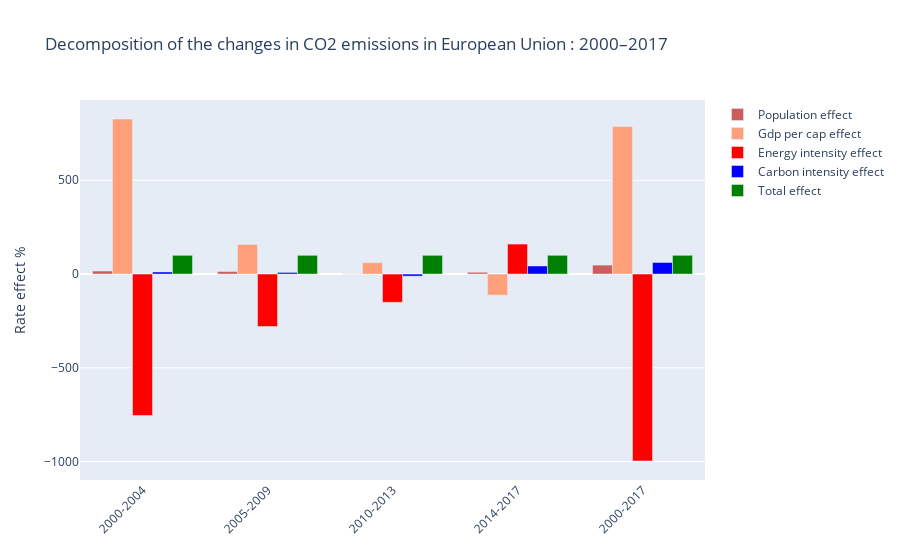

Notebook code for this chart:
### Markdown cell above
## VISUALIZATION

### Code cell
import plotly.graph_objects as go

months = ['2000-2004', '2005-2009', '2010-2013', '2014-2017', '2000-2017']

fig = go.Figure()

fig.add_trace(go.Bar(x=months, y=lmdi_var['pop effect'], name='Population effect',
                     marker_color='indianred'))
fig.add_trace(go.Bar(x=months, y=lmdi_var['gdp cap effect'], name='Gdp per cap effect',
                     marker_color='lightsalmon'))
fig.add_trace(go.Bar(x=months, y=lmdi_var['energy intensity effect'], name='Energy intensity effect',
                     marker_color='Red'))
fig.add_trace(go.Bar(x=months, y=lmdi_var['carbon intensity effect'], name='Carbon intensity effect',
                     marker_color='Blue'))
fig.add_trace(go.Bar(x=months, y=lmdi_var['total effect'], name='Total effect',
                     marker_color='Green'))

fig.update_yaxes(title_text="Rate effect %")
fig.update_layout(barmode='group', xaxis_tickangle=-45,
                  title ="Decomposition of the changes in CO2 emissions in European Union : 2000–2017")
fig.show()

### Figure 1 — Plotly figure (JSON) as saved in the notebook; plotly's stock layout.template omitted (floating-point values rounded to 4 significant figures)
{"data": [{"marker": {"color": "indianred"}, "name": "Population effect", "type": "bar", "x": ["2000-2004", "2005-2009", "2010-2013", "2014-2017", "2000-2017"], "y": [16.1, 13.45, 1.108, 9.503, 47.77]}, {"marker": {"color": "lightsalmon"}, "name": "Gdp per cap effect", "type": "bar", "x": ["2000-2004", "2005-2009", "2010-2013", "2014-2017", "2000-2017"], "y": [826.8, 157.8, 60.81, -112.6, 787.3]}, {"marker": {"color": "Red"}, "name": "Energy intensity effect", "type": "bar", "x": ["2000-2004", "2005-2009", "2010-2013", "2014-2017", "2000-2017"], "y": [-754.0, -280.0, -150.8, 160.0, -996.8]}, {"marker": {"color": "Blue"}, "name": "Carbon intensity effect", "type": "bar", "x": ["2000-2004", "2005-2009", "2010-2013", "2014-2017", "2000-2017"], "y": [11.09, 8.7, -11.1, 43.07, 61.72]}, {"marker": {"color": "Green"}, "name": "Total effect", "type": "bar", "x": ["2000-2004", "2005-2009", "2010-2013", "2014-2017", "2000-2017"], "y": [100, 100, 100, 100, 100]}], "layout": {"barmode": "group", "title": {"text": "Decomposition of the changes in CO2 emissions in European Union : 2000–2017"}, "xaxis": {"tickangle": -45}, "yaxis": {"title": {"text": "Rate effect %"}}}}
